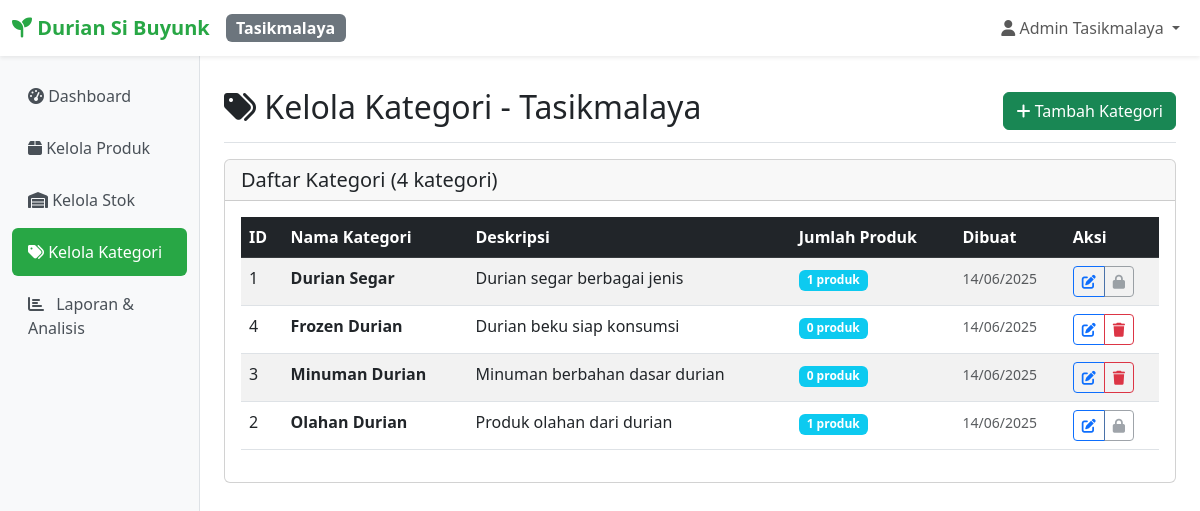
The app's page /cabang/tasik/kategori/index.php (signed in), older data.
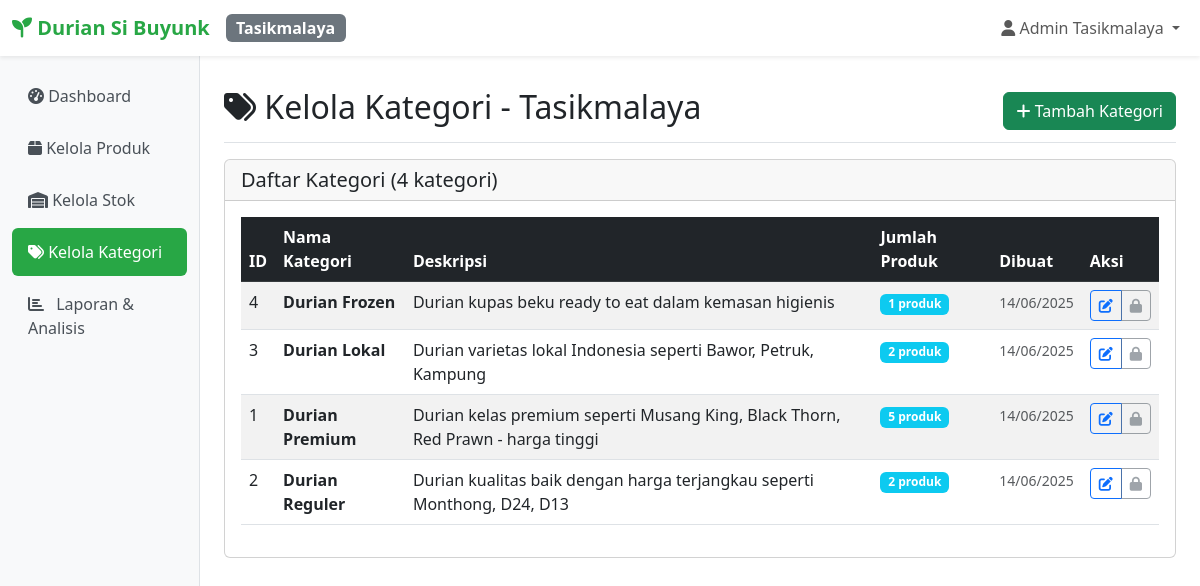
The same page, newer data.
### tables this page shows
CREATE TABLE `kategori` (
  `id` int(11) NOT NULL,
  `nama_kategori` varchar(100) NOT NULL,
  `deskripsi` text DEFAULT NULL,
  `created_at` timestamp NOT NULL DEFAULT current_timestamp()
);

### includes/functions.php (called while the page is built, shortened)
<?php
function getCategories() {
    try {
        $pdo = getConnection();
        $stmt = $pdo->query("SELECT * FROM kategori ORDER BY nama_kategori");
        return $stmt->fetchAll();
    } catch (Exception $e) {
        return [];
    }
}
?>

### cabang/tasik/kategori/index.php (the view, shortened to what the changed rows need)
<?php
require_once __DIR__ . '/../../../includes/functions.php';
$categories = getCategories();
include __DIR__ . '/../../../includes/header.php';
?>
<div class="d-flex justify-content-between flex-wrap flex-md-nowrap align-items-center pt-3 pb-2 mb-3 border-bottom">
    <h1 class="h2"><i class="fas fa-tags"></i> Kelola Kategori - Tasikmalaya</h1>
</div>
<div class="row">
    <div class="col-12">
        <div class="card">
            <div class="card-body">
                <?php if (empty($categories)): ?>
                    <div class="text-center py-5">
                        <i class="fas fa-tags" style="font-size: 4rem; color: #6c757d;"></i>
                        <h4 class="mt-3 text-muted">Belum ada kategori</h4>
                        <p class="text-muted">Tambahkan kategori pertama untuk mengorganisir produk</p>
                        <button type="button" class="btn btn-success" data-bs-toggle="modal" data-bs-target="#addCategoryModal">
                            <i class="fas fa-plus"></i> Tambah Kategori Pertama
                        </button>
                    </div>
                <?php else: ?>
                    <div class="table-responsive">
                        <table class="table table-striped table-hover">
                            <thead class="table-dark">
                                <tr>
                                    <th>ID</th>
                                    <th>Nama Kategori</th>
                                    <th>Deskripsi</th>
                                    <th>Jumlah Produk</th>
                                    <th>Dibuat</th>
                                    <th>Aksi</th>
                                </tr>
                            </thead>
                            <tbody>
                                <?php foreach ($categories as $category): ?>
                                    <?php
                                    $pdo = getConnection();
                                    $stmt = $pdo->prepare("SELECT COUNT(*) as count FROM produk WHERE kategori_id = ? AND status = 'aktif'");
                                    $stmt->execute([$category['id']]);
                                    $productCount = $stmt->fetch()['count'];
                                    ?>
                                    <tr>
                                        <td><?= $category['id'] ?></td>
                                        <td>
                                            <strong><?= htmlspecialchars($category['nama_kategori']) ?></strong>
                                        </td>
                                        <td>
                                            <?= $category['deskripsi'] ? htmlspecialchars($category['deskripsi']) : '<span class="text-muted">-</span>' ?>
                                        </td>
                                        <td>
                                            <span class="badge bg-info"><?= $productCount ?> produk</span>
                                        </td>
                                        <td>
                                            <small class="text-muted">
                                                <?= date('d/m/Y', strtotime($category['created_at'])) ?>
                                            </small>
                                        </td>
                                        <td>
                                            <div class="btn-group btn-group-sm">
                                                <button type="button" class="btn btn-outline-primary"
                                                        data-bs-toggle="modal"
                                                        data-bs-target="#editCategoryModal<?= $category['id'] ?>"
                                                        title="Edit">
                                                    <i class="fas fa-edit"></i>
                                                </button>
                                                <?php if ($productCount == 0): ?>
                                                    <a href="?delete=<?= $category['id'] ?>"
                                                       class="btn btn-outline-danger"
                                                       onclick="return confirm('Yakin ingin menghapus kategori ini?')"
                                                       title="Hapus">
                                                        <i class="fas fa-trash"></i>
                                                    </a>
                                                <?php else: ?>
                                                    <button type="button" class="btn btn-outline-secondary"
                                                            title="Tidak dapat dihapus (masih digunakan)" disabled>
                                                        <i class="fas fa-lock"></i>
                                                    </button>
                                                <?php endif; ?>
                                            </div>
                                        </td>
                                    </tr>
                                <?php endforeach; ?>
                            </tbody>
                        </table>
                    </div>
                <?php endif; ?>
            </div>
        </div>
    </div>
</div>
                </div>
            </main>
        </div>
    </div>
</body>
</html>

Row changes from the older to the newer data that the page shows:
changed kategori id 4: nama_kategori "Frozen Durian" → "Durian Frozen"; deskripsi "Durian beku siap konsumsi" → "Durian kupas beku ready to eat dalam kemasan higienis"; productCount "0" → "1"
changed kategori id 3: nama_kategori "Minuman Durian" → "Durian Lokal"; deskripsi "Minuman berbahan dasar durian" → "Durian varietas lokal Indonesia seperti Bawor, Petruk, Kampung"; productCount "0" → "2"
changed kategori id 1: nama_kategori "Durian Segar" → "Durian Premium"; deskripsi "Durian segar berbagai jenis" → "Durian kelas premium seperti Musang King, Black Thorn, Red Prawn - harga tinggi"; productCount "1" → "5"; moves down the list
changed kategori id 2: nama_kategori "Olahan Durian" → "Durian Reguler"; deskripsi "Produk olahan dari durian" → "Durian kualitas baik dengan harga terjangkau seperti Monthong, D24, D13"; productCount "1" → "2"
